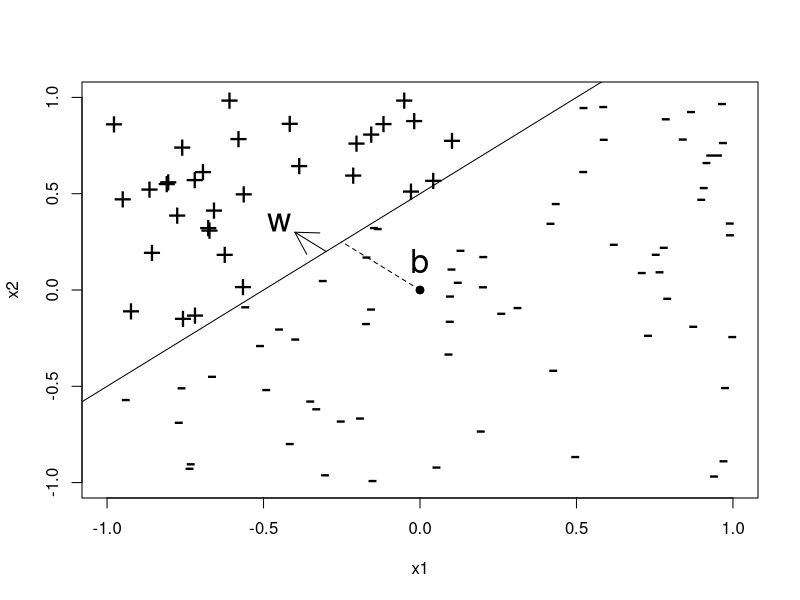

This chart was generated by the following R code: (Note: this script raises an error after producing the figure.)
## ---- chunk 1
dist_plano = function(z, w, b) {  # funcion del plano, la funcion nos ayuda a calcular la distancias de los puntos al plano (distancia Eucladiana)
  sum(z * w) + b
}

clasif_linear = function(x, w, b) {
  
  distancias = apply(x, 1, dist_plano, w, b) # distancia de todos los puntos al plano con un apply para no hacer un bucle. aplicando la funcion al plano que forman la w con la b
  return(ifelse(distancias < 0, -1, +1))
}

norma_eucl <- function(x) {
  
  return(sqrt(sum(x * x)))
}

funcion_perc <- function(x, y, learning.rate = 1) {
  
  w = vector(length = ncol(x)) # initialize w, necesito un coeficiente para variable y tengo que saber cuantas variables tengo, inicializo el coeficiente con las variables que tenga. esta vacio. W es una matrzi, ojo. 
  b = 0 # Initialize b. Termino independientet solo hay uno
  iteraciones = 0 # count iterations
  R = max(apply(x, 1, norma_eucl))
  
  convergence = FALSE # to enter the while loop. # deja de converger en el momento en el que una prediccion falle, muy restrcitivo. en condiciones normales no va a acabar. Hay que meterle mano aqui para que no sea tan restrictivo 
  
  while (!convergence) {  # mientras que no haya convergencia, mientras que el criterio que me has pedido no sea verdad, seguimos. 
    convergence = TRUE # hopes luck
    yc <- clasif_linear(x, w, b)
    
    for (i in 1:nrow(x)) { # para cada punto, mira si esta bien predicho. En el momento en el que haya uno que no, dime que no, y actualiza el plano porque ya hay uno que esta fallando. 
      
      if (y[i] != yc[i]) {
        convergence <- FALSE 
        w <- w + learning.rate * y[i] * x[i,] # en base a la tasa de aprendizaje se modifica el valor. Los nuevos coeficientes son los antiguos modificados por la tasa de aprendizaje teniendo en cuenta tb lo que me tendria que haber dado. 
        b <- b + learning.rate * y[i] * R^2
        iteraciones <- iteraciones + 1
        vector_it <- c(vector_it, iteraciones)
        y_pred <- clasif_linear(x, w, b)
        errores <- c(errores, sum(abs(y - y_pred)))
      }
    }
  }

s = norma_eucl(w)
nuevo <- data.frame(vector_it, errores)

return(list(w = w/s, b = b/s, steps = iteraciones, data = nuevo))
}
## ---- chunk 2
dist_plano(1, 2, 3)
## ---- chunk 3
# very easy
# x2 = x1 + 1/2
x1 <- runif(100,-1,1)
x2 <- runif(100,-1,1)

x <- cbind(x1,x2)
y <- ifelse(x2 > 0.5 + x1, +1, -1)

PlotData <- function(x, y) {
  plot(x, pch = ifelse(y > 0, "+", "-"), xlim = c(-1,1), ylim = c(-1,1), cex = 2)
  abline(0.5,1)
  points(c(0,0), c(0,0), pch = 19)
  lines(c(0,-0.25), c(0,0.25), lty = 2)
  arrows(-0.3, 0.2, -0.4, 0.3)
  text(-0.45, 0.35, "w", cex = 2)
  text(-0.0, 0.15, "b", cex = 2)
}

PlotData(x, y)
## ---- chunk 4
learning_rate <- 0.01

perceptron <- funcion_perc(x,y ,learning_rate)

prediccion <- clasif_linear(x, perceptron$w, perceptron$b)
# error

print(sum(abs(y - prediccion)))
## ---- chunk 5
perceptron$steps
## ---- chunk 6
df <- the_perceptron$datos
plot(df$vector_iteraciones,df$vector_errores)
## ---- chunk 7
# very easy
# x2 = x1 + 1/2
x1b <- runif(500,-1,1)
x2b <- runif(500,-1,1)

xb <- cbind(x1b,x2b)
yb <- ifelse(x2b > 0.5 + x1b, +1, -1)

PlotData <- function(x, y) {
  plot(x, pch = ifelse(y > 0, "+", "-"), xlim = c(-1,1), ylim = c(-1,1), cex = 2)
  abline(0.5,1)
  points(c(0,0), c(0,0), pch = 19)
  lines(c(0,-0.25), c(0,0.25), lty = 2)
  arrows(-0.3, 0.2, -0.4, 0.3)
  text(-0.45, 0.35, "w", cex = 2)
  text(-0.0, 0.15, "b", cex = 2)
}

PlotData(xb, yb)

## ---- chunk 8
learning_rate <- 0.1
the_perceptron <- PerceptronFunction(xb,yb,learning_rate)

predicted_y <- ClassifyLinear(xb, the_perceptron$w, the_perceptron$b)
## ---- chunk 9
df1 <- the_perceptron$datos

plot(df1$vector_iteraciones,df1$vector_errores)
## ---- chunk 10
learning_rate <- 0.1
the_perceptron2 <- PerceptronFunction2(xb,yb,learning_rate)

predicted_y <- ClassifyLinear(xb, the_perceptron$w, the_perceptron$b)
## ---- chunk 11
the_perceptron2$steps
## ---- chunk 12
df2 <- the_perceptron2$errorEvolution

plot(df2[,1],df2[,2])
